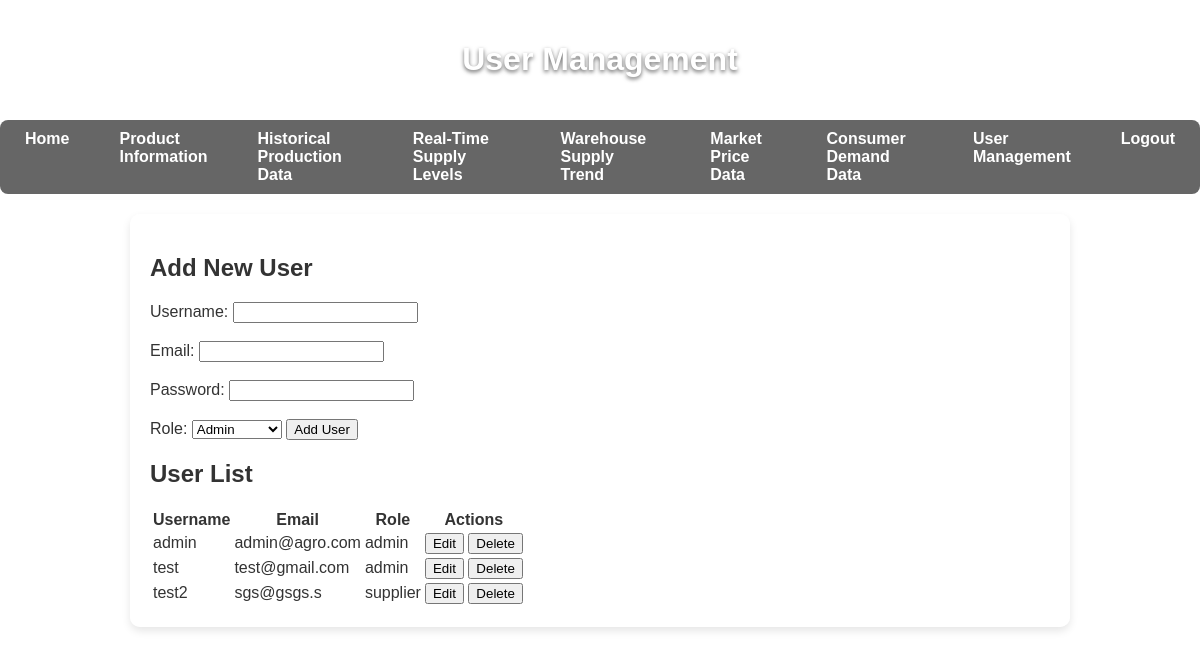
The page /user_management.php (signed in) on the database as committed earlier.
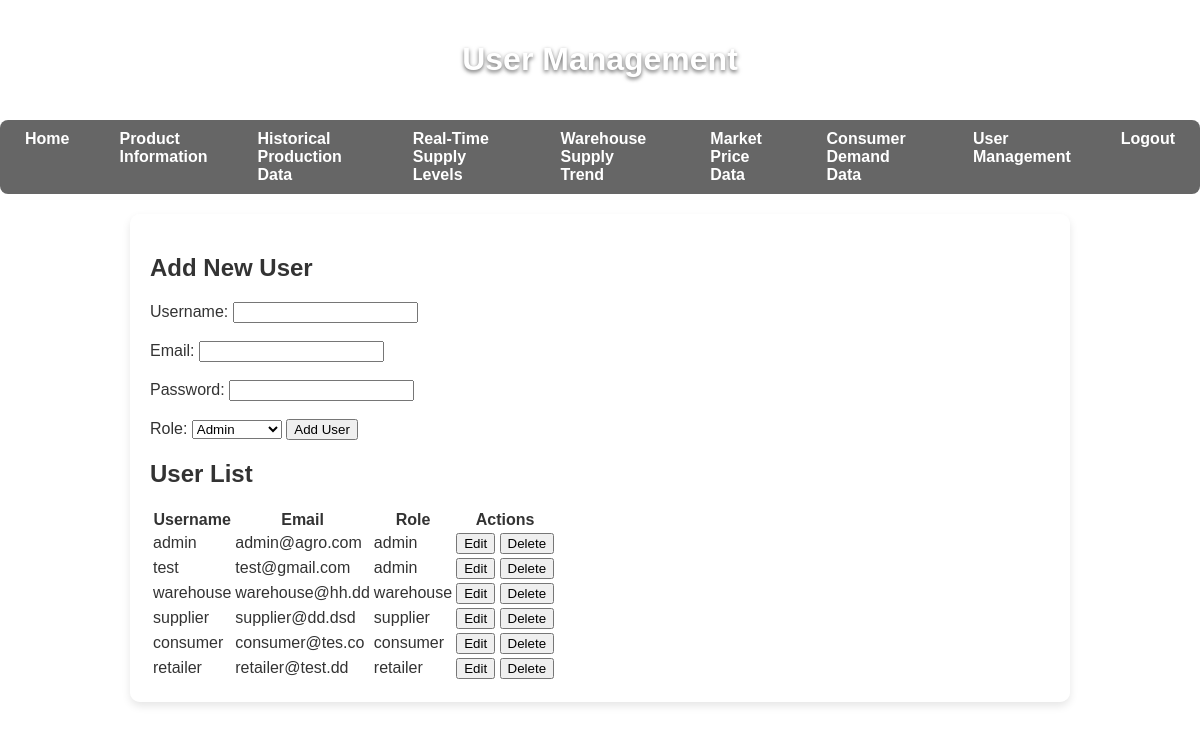
The same page on the database as committed later.
### tables this page shows
CREATE TABLE users (
    id INT AUTO_INCREMENT PRIMARY KEY,
    username VARCHAR(50) NOT NULL,
    email VARCHAR(100) NOT NULL UNIQUE,
    password VARCHAR(255) NOT NULL,
    role ENUM('admin', 'supplier', 'consumer', 'warehouse', 'retailer') NOT NULL DEFAULT 'consumer',
    created_at TIMESTAMP DEFAULT CURRENT_TIMESTAMP
);

### user_management.php (the view, shortened to what this page needs)
<!DOCTYPE html>
<html lang="en">
<head>
    <link rel="stylesheet" href="styles.css">
    <link rel="stylesheet" href="css/common.css">
</head>
<body>
    <header>
        <h1>User Management</h1>
    </header>
    <?php include 'db_connect.php'; ?>
    <main>
        <section>
            <h2>Add New User</h2>
            <form method="POST" action="">
                <label for="username">Username:</label>
                <input type="text" id="username" name="username" required><br><br>
                <label for="email">Email:</label>
                <input type="email" id="email" name="email" required><br><br>
                <label for="password">Password:</label>
                <input type="password" id="password" name="password" required><br><br>
                <label for="role">Role:</label>
                <select id="role" name="role" required>
                    <option value="admin">Admin</option>
                </select>
                <button type="submit" name="addUser">Add User</button>
            </form>
        </section>
        <section>
            <h2>User List</h2>
            <?php
            $sql = "SELECT id, username, email, role FROM users";
            $result = $conn->query($sql);
            ?>
            <table>
                <thead>
                    <tr>
                        <th>Username</th>
                        <th>Email</th>
                        <th>Role</th>
                        <th>Actions</th>
                    </tr>
                </thead>
                <tbody>
                    <?php while ($row = $result->fetch_assoc()): ?>
                    <tr>
                        <td><?= htmlspecialchars($row['username']) ?></td>
                        <td><?= htmlspecialchars($row['email']) ?></td>
                        <td><?= htmlspecialchars($row['role']) ?></td>
                        <td>
                            <a href="?edit=<?= $row['id'] ?>"><button>Edit</button></a>
                            <a href="?delete=<?= $row['id'] ?>" onclick="return confirm('Are you sure you want to delete this user?');"><button>Delete</button></a>
                        </td>
                    </tr>
                    <?php endwhile; ?>
                </tbody>
            </table>
        </section>
    </main>
</body>
</html>

### css/common.css (style rules this page uses)
body { background-image: url('bg_picture.jpg'); background-size: cover; background-position: center; background-repeat: no-repeat; color: #333; min-height: 100vh; margin: 0; font-family: Arial, sans-serif; }
nav ul { list-style-type: none; margin: 0; padding: 0; display: flex; justify-content: center; background: rgba(0, 0, 0, 0.6); border-radius: 8px; }
nav ul li { margin: 0 10px; }
nav ul li a { color: white; padding: 10px 15px; text-decoration: none; display: block; font-weight: bold; }
main { padding: 20px; background: rgba(255, 255, 255, 0.8); border-radius: 10px; margin: 20px auto; max-width: 900px; box-shadow: 0 4px 8px rgba(0, 0, 0, 0.1); }
header { text-align: center; padding: 20px; color: white; text-shadow: 0 2px 4px rgba(0, 0, 0, 0.6); }

Rows that differ between the two databases and show on the page:
removed users: username "test2", email "sgs@gsgs.s", role "supplier"
added users: username "warehouse", email "warehouse@hh.dd", role "warehouse"
added users: username "supplier", email "supplier@dd.dsd", role "supplier"
added users: username "consumer", email "consumer@tes.co", role "consumer"
added users: username "retailer", email "retailer@test.dd", role "retailer"
